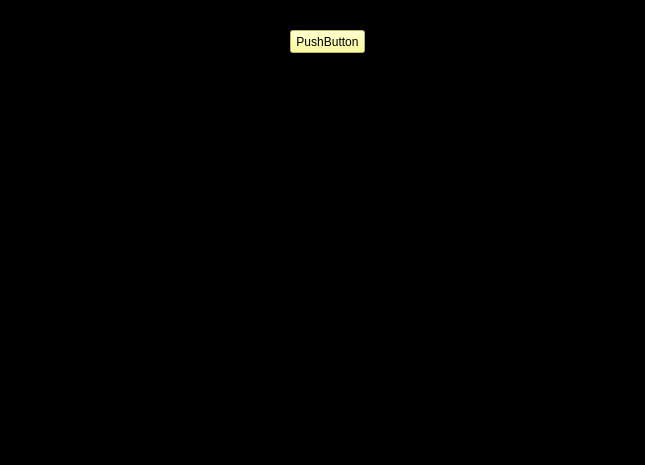
<?xml version="1.0" encoding="UTF-8"?>
<ui version="4.0">
 <class>Form</class>
 <widget class="QWidget" name="Form">
  <property name="geometry">
   <rect>
    <x>0</x>
    <y>0</y>
    <width>645</width>
    <height>465</height>
   </rect>
  </property>
  <property name="windowTitle">
   <string>Form</string>
  </property>
  <property name="styleSheet">
   <string notr="true">background-color: rgb(0, 0, 0);</string>
  </property>
  <widget class="QPushButton" name="pushButton">
   <property name="geometry">
    <rect>
     <x>290</x>
     <y>30</y>
     <width>75</width>
     <height>23</height>
    </rect>
   </property>
   <property name="styleSheet">
    <string notr="true">background-color: rgb(255, 255, 127);</string>
   </property>
   <property name="text">
    <string>PushButton</string>
   </property>
  </widget>
 </widget>
 <resources/>
 <connections/>
</ui>
